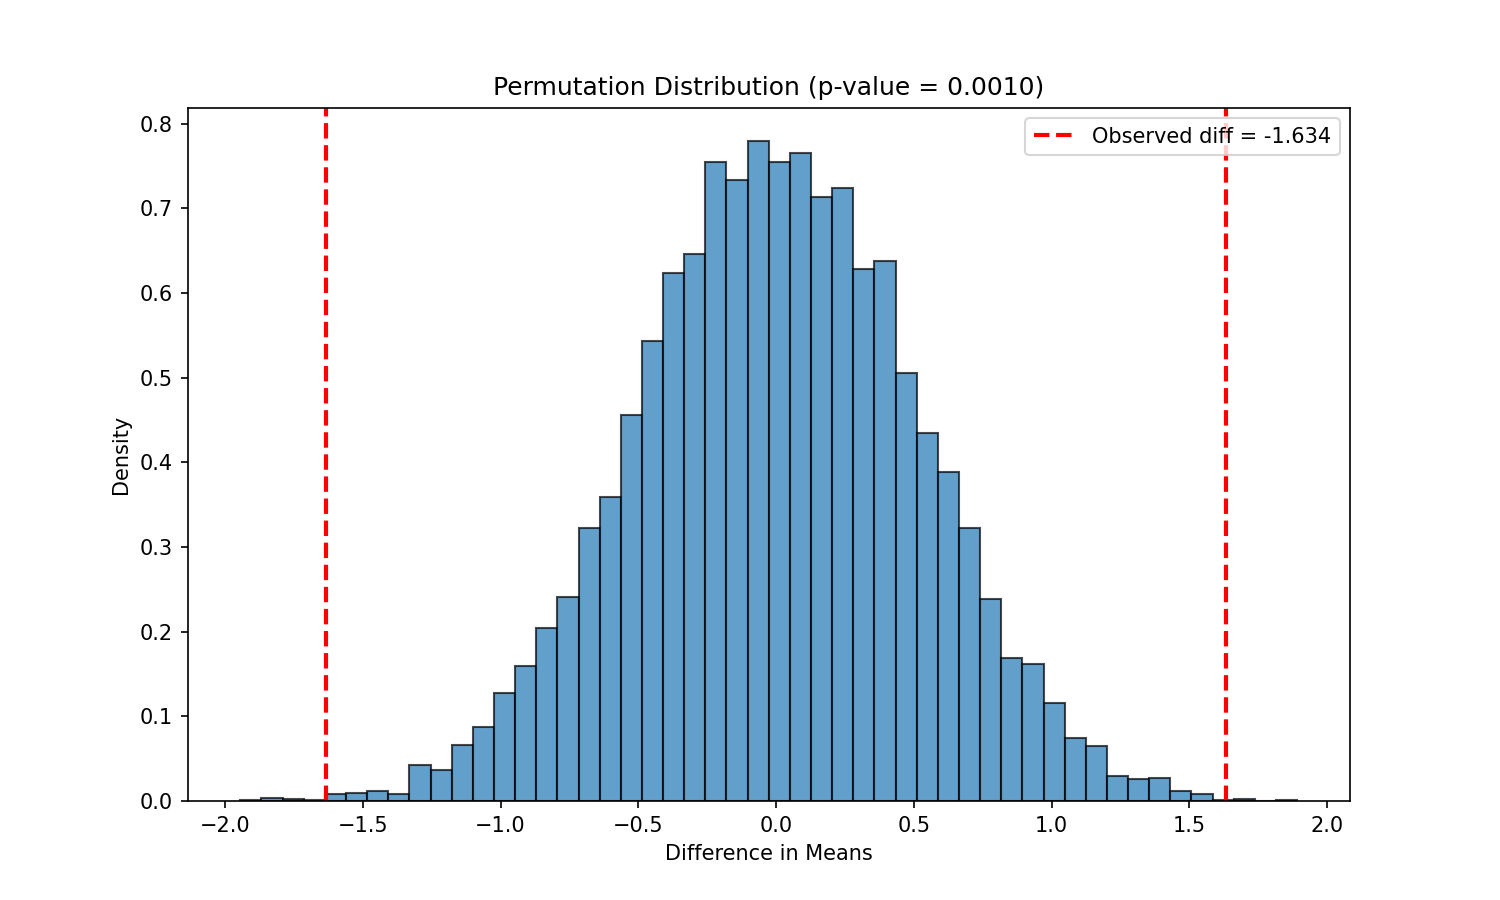

Generate this figure with Julia:
# Permutation Tests in Julia
using Distributions, Random, Plots, Statistics

println("=== Permutation Test ===\n")
Random.seed!(42)

# Generate two samples
group1 = rand(Normal(10, 2), 30)
group2 = rand(Normal(11.5, 2), 30)

# Observed test statistic
obs_diff = mean(group1) - mean(group2)
println("Observed difference: $(round(obs_diff, digits=4))\n")

# Permutation test
n_permutations = 10000
perm_diffs = Float64[]
combined = vcat(group1, group2)
n1 = length(group1)

for _ in 1:n_permutations
    # Shuffle labels
    perm_idx = randperm(length(combined))
    perm_g1 = combined[perm_idx[1:n1]]
    perm_g2 = combined[perm_idx[n1+1:end]]

    push!(perm_diffs, mean(perm_g1) - mean(perm_g2))
end

# Calculate p-value (two-tailed)
p_value = mean(abs.(perm_diffs) .>= abs(obs_diff))
println("Permutation p-value: $(round(p_value, digits=4))\n")

# Visualization
histogram(perm_diffs, bins=50, normalize=:pdf, alpha=0.7,
          xlabel="Difference in Means", ylabel="Density",
          label="", title="Permutation Distribution (p-value = $(round(p_value, digits=4)))")
vline!([obs_diff, -obs_diff], linewidth=2, linestyle=:dash, color=:red,
       label="Observed diff = $(round(obs_diff, digits=3))")

savefig("/home/[user]/pdfs/notes/statisticalComputingAndReporting/groupWork/answers/18.Permutation_Tests/permutation_test_jl.png")
println("Visualization saved")
